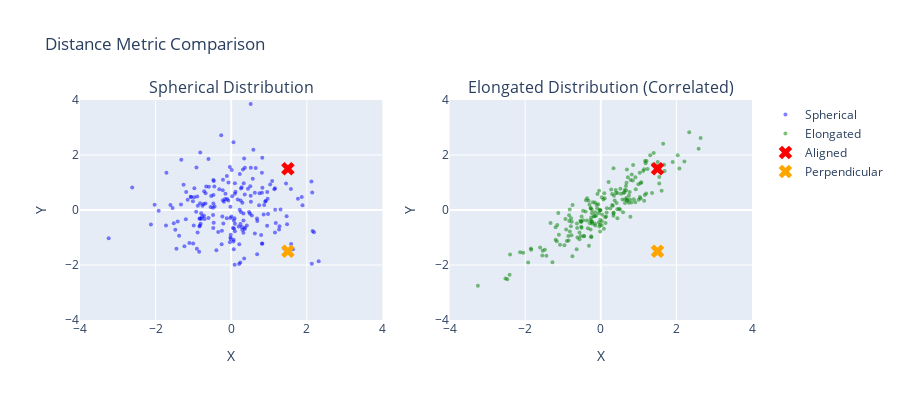

The notebook cell saved with this chart:
### Code cell
# Visualize with plotting module
fig = make_subplots(
    rows=1, cols=2,
    subplot_titles=("Spherical Distribution", "Elongated Distribution (Correlated)"),
)

# Spherical
fig.add_trace(
    go.Scatter(
        x=spherical[:, 0], y=spherical[:, 1],
        mode='markers', marker=dict(size=4, color='blue', opacity=0.5),
        name='Spherical'
    ),
    row=1, col=1
)

# Elongated
fig.add_trace(
    go.Scatter(
        x=elongated[:, 0], y=elongated[:, 1],
        mode='markers', marker=dict(size=4, color='green', opacity=0.5),
        name='Elongated'
    ),
    row=1, col=2
)

# Test points
for col, dist_name in [(1, "Spherical"), (2, "Elongated")]:
    fig.add_trace(
        go.Scatter(
            x=[test_point_aligned[0]], y=[test_point_aligned[1]],
            mode='markers', marker=dict(size=12, color='red', symbol='x'),
            name='Aligned', showlegend=(col==2)
        ),
        row=1, col=col
    )
    fig.add_trace(
        go.Scatter(
            x=[test_point_perpendicular[0]], y=[test_point_perpendicular[1]],
            mode='markers', marker=dict(size=12, color='orange', symbol='x'),
            name='Perpendicular', showlegend=(col==2)
        ),
        row=1, col=col
    )

fig.update_xaxes(title_text="X", range=[-4, 4])
fig.update_yaxes(title_text="Y", range=[-4, 4])
fig.update_layout(height=400, showlegend=True, title_text="Distance Metric Comparison")
fig.show()

### Figure 1 — Plotly figure (JSON) as saved in the notebook; plotly's stock layout.template omitted (floating-point values rounded to 4 significant figures; data arrays with more than 128 entries replaced by an {"elided": "..."} marker saying what was removed)
{"data": [{"marker": {"color": "blue", "opacity": 0.5, "size": 4}, "mode": "markers", "name": "Spherical", "type": "scatter", "x": {"elided": "200 float values"}, "xaxis": "x", "y": {"elided": "200 float values"}, "yaxis": "y"}, {"marker": {"color": "green", "opacity": 0.5, "size": 4}, "mode": "markers", "name": "Elongated", "type": "scatter", "x": {"elided": "200 float values"}, "xaxis": "x2", "y": {"elided": "200 float values"}, "yaxis": "y2"}, {"marker": {"color": "red", "size": 12, "symbol": "x"}, "mode": "markers", "name": "Aligned", "showlegend": false, "type": "scatter", "x": [1.5], "xaxis": "x", "y": [1.5], "yaxis": "y"}, {"marker": {"color": "orange", "size": 12, "symbol": "x"}, "mode": "markers", "name": "Perpendicular", "showlegend": false, "type": "scatter", "x": [1.5], "xaxis": "x", "y": [-1.5], "yaxis": "y"}, {"marker": {"color": "red", "size": 12, "symbol": "x"}, "mode": "markers", "name": "Aligned", "showlegend": true, "type": "scatter", "x": [1.5], "xaxis": "x2", "y": [1.5], "yaxis": "y2"}, {"marker": {"color": "orange", "size": 12, "symbol": "x"}, "mode": "markers", "name": "Perpendicular", "showlegend": true, "type": "scatter", "x": [1.5], "xaxis": "x2", "y": [-1.5], "yaxis": "y2"}], "layout": {"annotations": [{"font": {"size": 16}, "showarrow": false, "text": "Spherical Distribution", "x": 0.225, "xanchor": "center", "xref": "paper", "y": 1, "yanchor": "bottom", "yref": "paper"}, {"font": {"size": 16}, "showarrow": false, "text": "Elongated Distribution (Correlated)", "x": 0.775, "xanchor": "center", "xref": "paper", "y": 1, "yanchor": "bottom", "yref": "paper"}], "height": 400, "showlegend": true, "title": {"text": "Distance Metric Comparison"}, "xaxis": {"anchor": "y", "domain": [0, 0.45], "range": [-4, 4], "title": {"text": "X"}}, "xaxis2": {"anchor": "y2", "domain": [0.55, 1], "range": [-4, 4], "title": {"text": "X"}}, "yaxis": {"anchor": "x", "domain": [0, 1], "range": [-4, 4], "title": {"text": "Y"}}, "yaxis2": {"anchor": "x2", "domain": [0, 1], "range": [-4, 4], "title": {"text": "Y"}}}}
